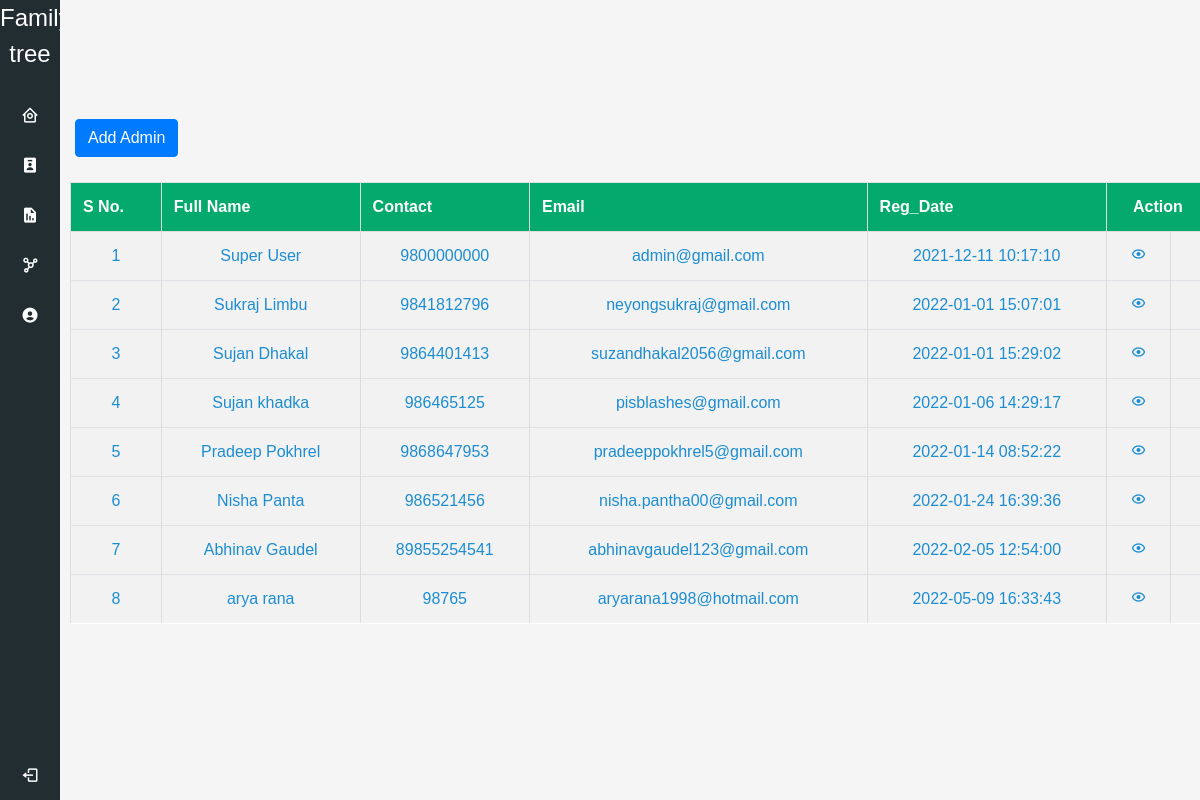
The app's page /admins.php (signed in) with its own data.
### tables this page shows
CREATE TABLE `superuser` (
  `id` int(10) NOT NULL,
  `firstName` varchar(40) NOT NULL,
  `lastName` varchar(40) NOT NULL,
  `middleName` varchar(60) DEFAULT NULL,
  `mobile` varchar(15) NOT NULL,
  `mail` varchar(50) NOT NULL,
  `password` varchar(80) NOT NULL,
  `Category` varchar(255) NOT NULL DEFAULT '0',
  `activeStatus` tinyint(1) NOT NULL DEFAULT 1,
  `RegDate` datetime NOT NULL DEFAULT current_timestamp()
);

### dbcontroller.php (called while the page is built, shortened)
<?php
class DBController {
    	private $host = "localhost";
	private $user = "root";
	private $password = "";
	private $database = "db_bansawali";
	private $conn;
	function __construct() {
		$this->conn = $this->connectDB();
	}
	function connectDB() {
	    $conn = mysqli_connect($this->host,$this->user,$this->password, $this->database);
mysqli_query($conn,"SET character_set_results = 'utf8', character_set_client = 'utf8', character_set_connection = 'utf8', character_set_database = 'utf8', character_set_server = 'utf8'");
mysqli_set_charset($conn,'utf8');
		return $conn;
	}
	function rawQuery($query) {
		$result = mysqli_query($this->conn, $query);
		return $result;
	}
}
?>

### admins.php (the view, shortened to what this page needs)
<?php
if(isset($_SESSION['usersession']) && $_SESSION['usersession']=="admin")
{
include 'include/dashboard-sidebar.php';
if($_SESSION['AdminCategory']== "SUPER"){
require "dbcontroller.php";
$db_handle = new DBController();
$result = $db_handle->rawQuery("SELECT * FROM superuser");
?>
<div class="home-content">
<a href="add-admins.php"><button type="button" class="btn btn-primary">
  Add Admin
</button> </a>
     <table class="table" id="myTable">
    <tr>
        <th> S No.</th>
        <th>Full Name</th>
        <th>Contact</th>
        <th>Email</th>
        <th>Reg_Date</th>
        <th class="text-center" colspan=3>Action</th>
    </tr>
    <?php
    $i=1;
while ($row = mysqli_fetch_assoc($result)) {
?>
<tr>
<td><?php echo $i; ?></td>
<td><?php $name = $row['firstName'].' '.$row['middleName'].' '.$row['lastName'];   echo $name; ?></td>
<td><?php echo $row['mobile'] ?></td>
<td><?php echo $row['mail'] ?></td>
<td><?php echo $row['RegDate']; ?></td>
<td><a>  <i class='bx bx-show'></i></a>
</td>
<td>
</td>
    <tr>
<?php
    $i++;
}
    ?>
    </table>
    </div>
    <?php include 'include/dashboard-footer.php';
}
else
{
  echo "<h3 style='text-align:center'>You donot have authority to access this panel</h3>";
}
    }
    else {
        header('location:index.php');
    } ?>

### css/stylenav.css (style rules this page uses)
* { margin: 0; padding: 0; box-sizing: border-box; font-family: 'Poppins', sans-serif; }
.home-section .home-content { position: relative; padding-top: 104px; }

### css/dashstyle.css (style rules this page uses)
* { margin: 0; padding:0; font-family: sans-serif; }
table { width: 100%; border: 1px solid white; overflow: scroll; text-align: center; border-collapse: collapse; margin:10px; }
td,th { border: 1px solid gray; padding: 5px; }
tbody>tr:nth-child(even) { background: rgb(226, 224, 224) }
tbody>tr:nth-child(odd) { background: #FFF }
tbody>tr>td { height:40px; color: rgb(28, 141, 211); }

### css/style.css (style rules this page uses)
.table { font-family: Arial, Helvetica, sans-serif; border-collapse: collapse; width: 100%; }
.table td, .table th { border: 1px solid #ddd; padding: 8px; }
.table tr:nth-child(even) { background-color: #f2f2f2; }
.table th { padding-top: 12px; padding-bottom: 12px; text-align: left; background-color: #04AA6D; color: white; }
.btn { color: white !important; font-weight: bold; margin: 15px !important; padding: 10px; }

### include/dashboard-sidebar.php (style rules this page uses)
body { font-family:Arial; }

### records on screen
superuser: name "Super User", mobile "9800000000", mail "admin@gmail.com", RegDate "2021-12-11 10:17:10"
superuser: name "Sukraj Limbu", mobile "9841812796", mail "neyongsukraj@gmail.com", RegDate "2022-01-01 15:07:01"
superuser: name "Sujan Dhakal", mobile "9864401413", mail "suzandhakal2056@gmail.com", RegDate "2022-01-01 15:29:02"
superuser: name "Sujan khadka", mobile "986465125", mail "pisblashes@gmail.com", RegDate "2022-01-06 14:29:17"
superuser: name "Pradeep Pokhrel", mobile "9868647953", mail "pradeeppokhrel5@gmail.com", RegDate "2022-01-14 08:52:22"
superuser: name "Nisha Panta", mobile "986521456", mail "nisha.pantha00@gmail.com", RegDate "2022-01-24 16:39:36"
superuser: name "Abhinav Gaudel", mobile "89855254541", mail "abhinavgaudel123@gmail.com", RegDate "2022-02-05 12:54:00"
superuser: name "arya rana", mobile "98765", mail "aryarana1998@hotmail.com", RegDate "2022-05-09 16:33:43"
